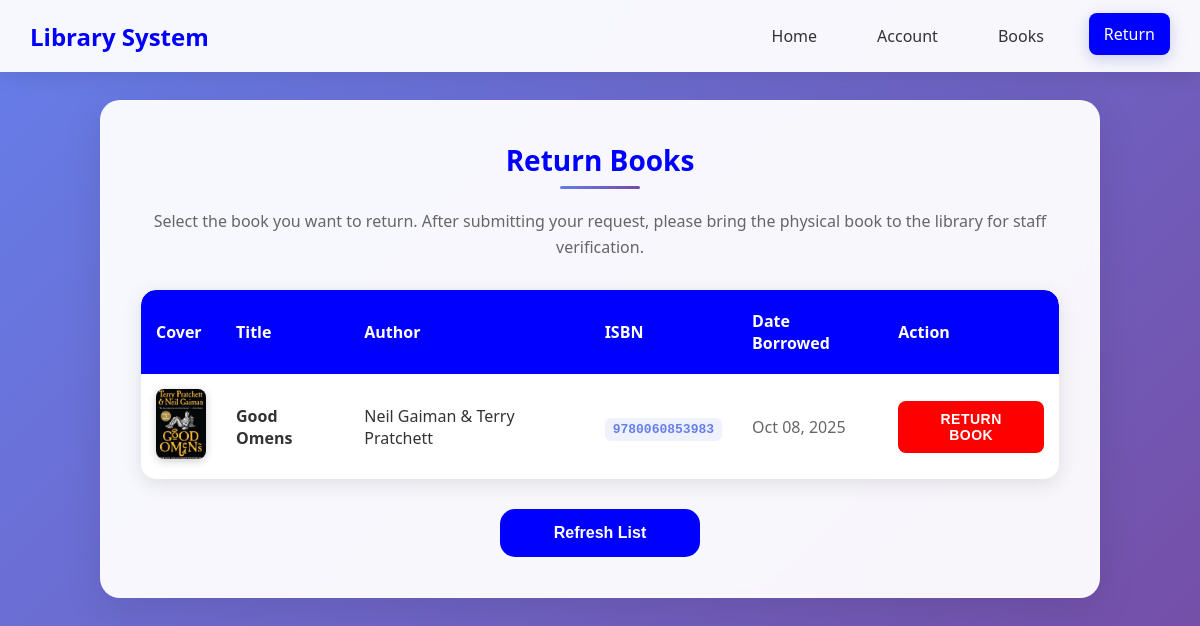
The page /student/returnbooks.php (signed in) on the database its author committed.
### tables this page shows
CREATE TABLE `barrowed_books` (
  `barrowID` int NOT NULL AUTO_INCREMENT,
  `ISBN` varchar(50) DEFAULT NULL,
  `status` enum('Available','Barrowed','Returned','Overdue','Lost') DEFAULT 'Available',
  `barrower_id` varchar(20) DEFAULT NULL,
  `barrowed_date` date DEFAULT NULL,
  PRIMARY KEY (`barrowID`),
  KEY `fk_barrower` (`barrower_id`),
  CONSTRAINT `fk_barrower` FOREIGN KEY (`barrower_id`) REFERENCES `students` (`student_id`)
);

CREATE TABLE `books` (
  `title` varchar(50) DEFAULT NULL,
  `author` varchar(59) DEFAULT NULL,
  `ISBN` varchar(50) NOT NULL,
  `publication_year` date DEFAULT NULL,
  `no_copies` int DEFAULT NULL,
  `shelf_loc` varchar(20) DEFAULT NULL,
  `book_cover` varchar(250) DEFAULT NULL,
  `genre` varchar(50) DEFAULT NULL,
  PRIMARY KEY (`ISBN`),
  UNIQUE KEY `ISBN` (`ISBN`)
);

### student/returnbooks.php (the view, shortened to what this page needs)
<?php
    include "../config/connection.php";
    $student_id = $_SESSION['student_id'];
    $query = "SELECT bb.barrowID, bb.ISBN, bb.status, bb.barrowed_date, b.title, b.book_cover, b.author
              FROM barrowed_books bb
              JOIN books b ON bb.ISBN = b.ISBN
              WHERE bb.barrower_id = ? AND bb.status = 'Barrowed'
              ORDER BY bb.barrowed_date DESC";
    $stmt = $conn->prepare($query);
    $stmt->bind_param("s", $student_id);
    $stmt->execute();
    $borrowed_books = $stmt->get_result();
?>
<!DOCTYPE html>
<html lang="en">
<head>
</head>
<body>
    <header class="header">
        <div class="headerCont">
            <a href="#" class="logo">Library System</a>
            <nav class="nav-links">
                <a href="index.php"> Home</a>
                <a href="accInfo.php"> Account</a>
                <a href="bookList.php"> Books</a>
                <a href="returnbooks.php" class="active"> Return</a>
            </nav>
        </div>
    </header>
    <main class="main-content">
        <div class="return-card">
            <h1> Return Books</h1>
            <p class="return-subtitle">
                Select the book you want to return. After submitting your request, please bring the physical book to the library for staff verification.
            </p>
            <?php if ($borrowed_books->num_rows > 0): ?>
                <div class="table-container">
                    <table class="books-table">
                        <thead>
                            <tr>
                                <th> Cover</th>
                                <th> Title</th>
                                <th> Author</th>
                                <th> ISBN</th>
                                <th> Date Borrowed</th>
                                <th> Action</th>
                            </tr>
                        </thead>
                        <tbody>
                            <?php while ($book = $borrowed_books->fetch_assoc()): ?>
                                <tr>
                                    <td>
                                        <?php if (!empty($book['book_cover'])): ?>
                                            <img src="../Staff/uploads/<?php echo htmlspecialchars($book['book_cover']); ?>"
                                                 alt="Book Cover" class="book-cover-img">
                                        <?php else: ?>
                                            <div class="no-cover">No Image</div>
                                        <?php endif; ?>
                                    </td>
                                    <td style="font-weight: 600; color: #333;">
                                        <?php echo htmlspecialchars($book['title']); ?>
                                    </td>
                                    <td><?php echo htmlspecialchars($book['author']); ?></td>
                                    <td>
                                        <span class="isbn-code"><?php echo htmlspecialchars($book['ISBN']); ?></span>
                                    </td>
                                    <td>
                                        <span class="date-text">
                                            <?php echo $book['barrowed_date'] ? date('M d, Y', strtotime($book['barrowed_date'])) : 'N/A'; ?>
                                        </span>
                                    </td>
                                    <td>
                                        <form method="POST" style="display: inline;">
                                            <button type="submit" name="return_book" class="return-btn"
                                                    onclick="return confirm(' Are you sure you want to return this book? Please make sure you have the physical book ready to bring to the library.')">
                                                 Return Book
                                            </button>
                                        </form>
                                    </td>
                                </tr>
                            <?php endwhile; ?>
                        </tbody>
                    </table>
                </div>
            <?php endif; ?>
            <button class="refresh-btn" onclick="location.reload()">
                Refresh List
            </button>
        </div>
    </main>
</body>
</html>

### student/returnbooks.php (style rules this page uses)
* { margin: 0; padding: 0; box-sizing: border-box; }
body { font-family: 'Segoe UI', Tahoma, Geneva, Verdana, sans-serif; background: linear-gradient(135deg, #667eea 0%, #764ba2 100%); min-height: 100vh; color: #333; }
.header { background: rgba(255, 255, 255, 0.95); backdrop-filter: blur(10px); box-shadow: 0 4px 20px rgba(0, 0, 0, 0.1); position: fixed; top: 0; left: 0; right: 0; z-index: 1000; }
.headerCont { display: flex; justify-content: space-between; align-items: center; padding: 15px 30px; max-width: 1200px; margin: 0 auto; }
.logo { font-size: 24px; font-weight: bold; color: blue; text-decoration: none; }
.nav-links { display: flex; gap: 30px; align-items: center; }
.nav-links a { text-decoration: none; color: #333; font-weight: 500; padding: 10px 15px; border-radius: 8px; transition: all 0.3s ease; }
.nav-links a.active { background: blue; color: white; transform: translateY(-2px); box-shadow: 0 4px 15px rgba(94, 105, 206, 0.3); }
.main-content { padding-top: 100px; padding-bottom: 50px; display: flex; flex-direction: column; align-items: center; min-height: 100vh; padding-left: 20px; padding-right: 20px; }
.return-card { background: rgba(255, 255, 255, 0.95); backdrop-filter: blur(10px); border-radius: 20px; padding: 40px; box-shadow: 0 10px 40px rgba(0, 0, 0, 0.1); border: 1px solid rgba(255, 255, 255, 0.2); width: 100%; max-width: 1000px; margin-bottom: 30px; }
.return-card h1 { color: blue; margin-bottom: 30px; font-size: 28px; text-align: center; position: relative; }
.return-card h1::after { content: ''; position: absolute; bottom: -10px; left: 50%; transform: translateX(-50%); width: 80px; height: 3px; background: linear-gradient(135deg, #667eea, #764ba2); border-radius: 2px; }
.return-subtitle { text-align: center; color: #666; font-size: 16px; margin-bottom: 30px; line-height: 1.6; }
.table-container { overflow-x: auto; border-radius: 15px; box-shadow: 0 5px 20px rgba(0, 0, 0, 0.1); margin-bottom: 30px; }
.books-table { width: 100%; border-collapse: collapse; background: white; border-radius: 15px; overflow: hidden; }
.books-table thead { background: blue; color: white; }
.books-table th { padding: 20px 15px; text-align: left; font-weight: 600; font-size: 16px; }
.books-table td { padding: 15px; border-bottom: 1px solid #eee; vertical-align: middle; }
.books-table tbody tr { transition: all 0.3s ease; }
.books-table tbody tr:last-child td { border-bottom: none; }
.book-cover-img { width: 50px; height: 70px; object-fit: cover; border-radius: 8px; box-shadow: 0 2px 8px rgba(0, 0, 0, 0.2); transition: transform 0.3s ease; }
.return-btn { background: red; color: white; padding: 10px 20px; border: none; border-radius: 8px; font-size: 14px; font-weight: 600; cursor: pointer; transition: all 0.3s ease; text-transform: uppercase; letter-spacing: 0.5px; }
.refresh-btn { width: 100%; max-width: 200px; background: blue; color: white; padding: 15px 30px; border: none; border-radius: 15px; font-size: 16px; font-weight: bold; cursor: pointer; transition: all 0.3s ease; margin: 0 auto; display: block; }
.isbn-code { background: rgba(102, 126, 234, 0.1); color: #667eea; padding: 4px 8px; border-radius: 6px; font-family: 'Courier New', monospace; font-size: 13px; font-weight: 600; }
.date-text { color: #666; font-weight: 500; }
.return-card { animation: fadeInUp 0.6s ease-out; }

### rows shown on the page
barrowed_books: books.book_cover (picture), books.title "Good Omens", books.author "Neil Gaiman & Terry Pratchett", ISBN "9780060853983", barrowed_date "Oct 08, 2025"
